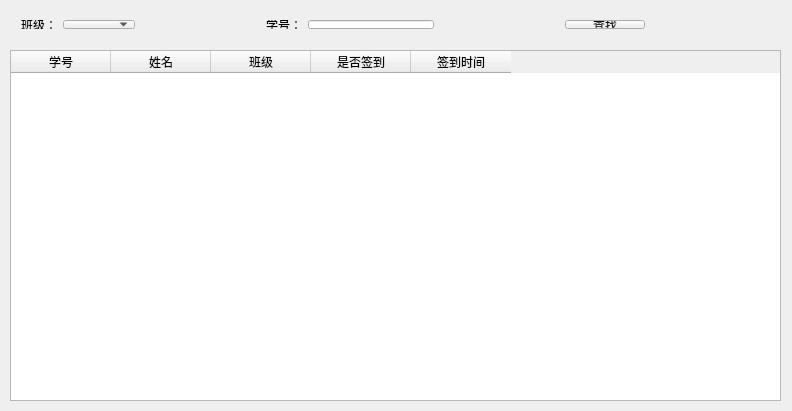
<?xml version="1.0" encoding="UTF-8"?>
<ui version="4.0">
 <class>Widget</class>
 <widget class="QWidget" name="Widget">
  <property name="geometry">
   <rect>
    <x>0</x>
    <y>0</y>
    <width>792</width>
    <height>411</height>
   </rect>
  </property>
  <property name="windowTitle">
   <string>Widget</string>
  </property>
  <widget class="QTableWidget" name="tableWidget">
   <property name="geometry">
    <rect>
     <x>10</x>
     <y>50</y>
     <width>771</width>
     <height>351</height>
    </rect>
   </property>
   <column>
    <property name="text">
     <string>学号</string>
    </property>
   </column>
   <column>
    <property name="text">
     <string>姓名</string>
    </property>
   </column>
   <column>
    <property name="text">
     <string>班级</string>
    </property>
   </column>
   <column>
    <property name="text">
     <string>是否签到</string>
    </property>
   </column>
   <column>
    <property name="text">
     <string>签到时间</string>
    </property>
   </column>
  </widget>
  <widget class="QWidget" name="layoutWidget">
   <property name="geometry">
    <rect>
     <x>10</x>
     <y>9</y>
     <width>771</width>
     <height>31</height>
    </rect>
   </property>
   <layout class="QHBoxLayout" name="horizontalLayout">
    <item>
     <widget class="QLabel" name="label">
      <property name="text">
       <string>班级：</string>
      </property>
     </widget>
    </item>
    <item>
     <widget class="QComboBox" name="comboBox"/>
    </item>
    <item>
     <spacer name="horizontalSpacer">
      <property name="orientation">
       <enum>Qt::Horizontal</enum>
      </property>
      <property name="sizeHint" stdset="0">
       <size>
        <width>40</width>
        <height>20</height>
       </size>
      </property>
     </spacer>
    </item>
    <item>
     <widget class="QLabel" name="label_2">
      <property name="text">
       <string>学号：</string>
      </property>
     </widget>
    </item>
    <item>
     <widget class="QLineEdit" name="lineEdit">
      <property name="text">
       <string/>
      </property>
     </widget>
    </item>
    <item>
     <spacer name="horizontalSpacer_2">
      <property name="orientation">
       <enum>Qt::Horizontal</enum>
      </property>
      <property name="sizeHint" stdset="0">
       <size>
        <width>40</width>
        <height>20</height>
       </size>
      </property>
     </spacer>
    </item>
    <item>
     <widget class="QPushButton" name="pushButton">
      <property name="text">
       <string>查找</string>
      </property>
     </widget>
    </item>
    <item>
     <spacer name="horizontalSpacer_3">
      <property name="orientation">
       <enum>Qt::Horizontal</enum>
      </property>
      <property name="sizeHint" stdset="0">
       <size>
        <width>40</width>
        <height>20</height>
       </size>
      </property>
     </spacer>
    </item>
   </layout>
  </widget>
 </widget>
 <layoutdefault spacing="6" margin="11"/>
 <resources/>
 <connections/>
</ui>
